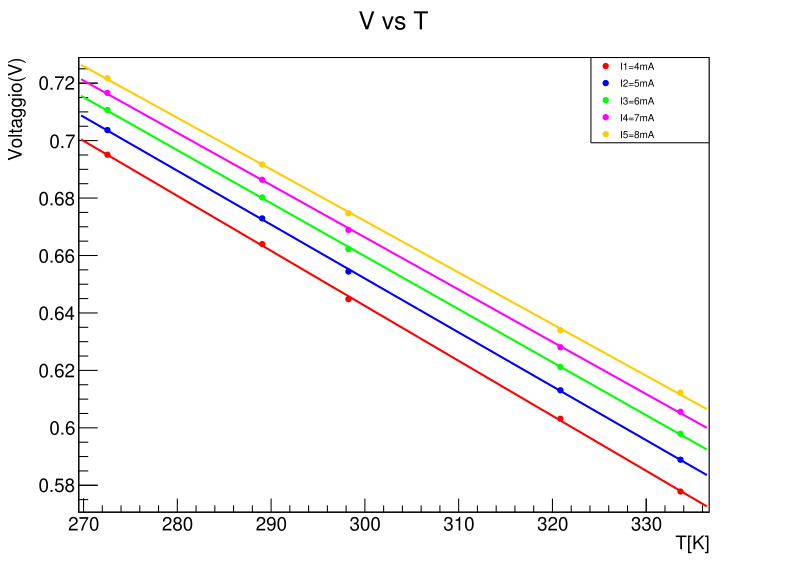

Write the Python code that produced this figure.
import ROOT
import pandas as pd
from array import array

# Carica dati
df = pd.read_excel("Esperienza_2.xlsx", sheet_name="Sheet2")

mg = ROOT.TMultiGraph()
colors = [ROOT.kRed, ROOT.kBlue, ROOT.kGreen, ROOT.kMagenta, ROOT.kOrange]
y_columns = [col for col in df.columns if col.startswith('V')]
nomilegenda = ["I1=4mA", "I2=5mA", "I3=6mA", "I4=7mA", "I5=8mA"]

fits = []  # memorizza i fit per ridisegnarli dopo
graphs = []  # tieni traccia dei grafici per la legenda

for i, y_col in enumerate(y_columns):
    valid_data = df[['T', y_col]].dropna()
    if len(valid_data) == 0:
        continue

    x = array('d', valid_data['T'].values)
    y = array('d', valid_data[y_col].values)

    graph = ROOT.TGraph(len(x), x, y)
    graph.SetMarkerColor(colors[i % len(colors)])
    graph.SetMarkerStyle(20)
    graph.SetMarkerSize(0.8)
    graph.SetLineColor(ROOT.kWhite)
    graph.SetTitle(nomilegenda[i])

    fit = ROOT.TF1(f"fit_{y_col}", "pol1")
    fit.SetLineColor(colors[i % len(colors)])
    fit.SetLineWidth(2)

    graph.Fit(fit, "Q")       # Fit silenzioso

    mg.Add(graph)
    fits.append(fit)
    graphs.append(graph)

    print(f"{nomilegenda[i]}: y = {fit.GetParameter(1):.3f}x + {fit.GetParameter(0):.3f}")

# Disegno del multigrafico
c = ROOT.TCanvas("c1", "Multipli Dataset da Excel", 800, 600)
mg.Draw("APL")
mg.SetTitle("V vs T;T[K];Voltaggio(V)")

# Ridisegna le rette di fit sopra il multigrafico
for f in fits:
    f.Draw("same")

# Crea legenda solo per i punti
legend = ROOT.TLegend(0.75, 0.75, 0.9, 0.9)
for g, label in zip(graphs, nomilegenda):
    legend.AddEntry(g, label, "p")  # "p" = solo marker (nessuna linea del fit)
legend.Draw()
c.Update()
c.SaveAs("V_vs_T_lim.pdf")

input("Premi Invio per chiudere...")
